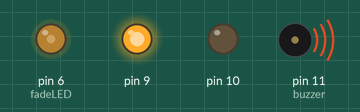
Recording of a sketch running on a simulated Arduino Uno, built with avr-gcc and run on an emulated ATmega328P. Shown: output pins drawn as LEDs (lit = HIGH), buzzer (waves = sounding).

Above: at 36.0 s.
Timing chart, 0 to 36.3 s (numbered marks = the images above):
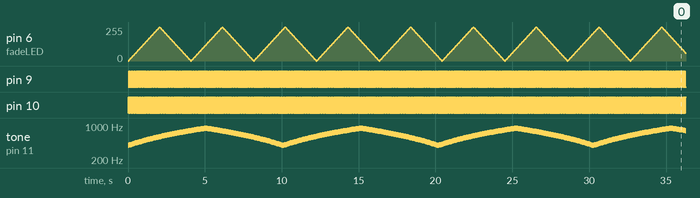

The sketch:

sketch_mar12a.ino
```cpp
// Police Siren with Flashing LEDs and Fading LED
// Buzzer on pin 11
// LEDs on pins 9 and 10
// Fading LED on pin 6

int buzzer = 11;
int fadeLED = 6;

int brightness = 0;
int fadeAmount = 5;

void setup() {
  pinMode(buzzer, OUTPUT);
  pinMode(10, OUTPUT);
  pinMode(9, OUTPUT);
  pinMode(fadeLED, OUTPUT);
}

void loop() {

  // Siren going up (lower pitch to higher)
  for (int freq = 400; freq <= 900; freq += 8) {

    tone(buzzer, freq);

    // Flash police lights
    digitalWrite(10, HIGH);
    digitalWrite(9, LOW);

    // Fade LED
    analogWrite(fadeLED, brightness);
    brightness += fadeAmount;

    if (brightness <= 0 || brightness >= 255) {
      fadeAmount = -fadeAmount;
    }

    delay(40);

    digitalWrite(10, LOW);
    digitalWrite(9, HIGH);

    analogWrite(fadeLED, brightness);
    brightness += fadeAmount;

    if (brightness <= 0 || brightness >= 255) {
      fadeAmount = -fadeAmount;
    }

    delay(40);
  }

  // Siren going down
  for (int freq = 900; freq >= 400; freq -= 8) {

    tone(buzzer, freq);

    digitalWrite(10, HIGH);
    digitalWrite(9, LOW);

    analogWrite(fadeLED, brightness);
    brightness += fadeAmount;

    if (brightness <= 0 || brightness >= 255) {
      fadeAmount = -fadeAmount;
    }

    delay(40);

    digitalWrite(10, LOW);
    digitalWrite(9, HIGH);

    analogWrite(fadeLED, brightness);
    brightness += fadeAmount;

    if (brightness <= 0 || brightness >= 255) {
      fadeAmount = -fadeAmount;
    }

    delay(40);
  }
}
```

Measured:
- by itself, pin 9, pin 10: alternates HIGH for 0.04 s and LOW for 0.04 s
- by itself, tone on pin 11 (buzzer): plays 400 Hz for 0.08 s, 408 Hz for 0.08 s, 416 Hz for 0.08 s, 424 Hz for 0.08 s, 432 Hz for 0.08 s, 440 Hz for 0.08 s … (500 notes in this stretch)
